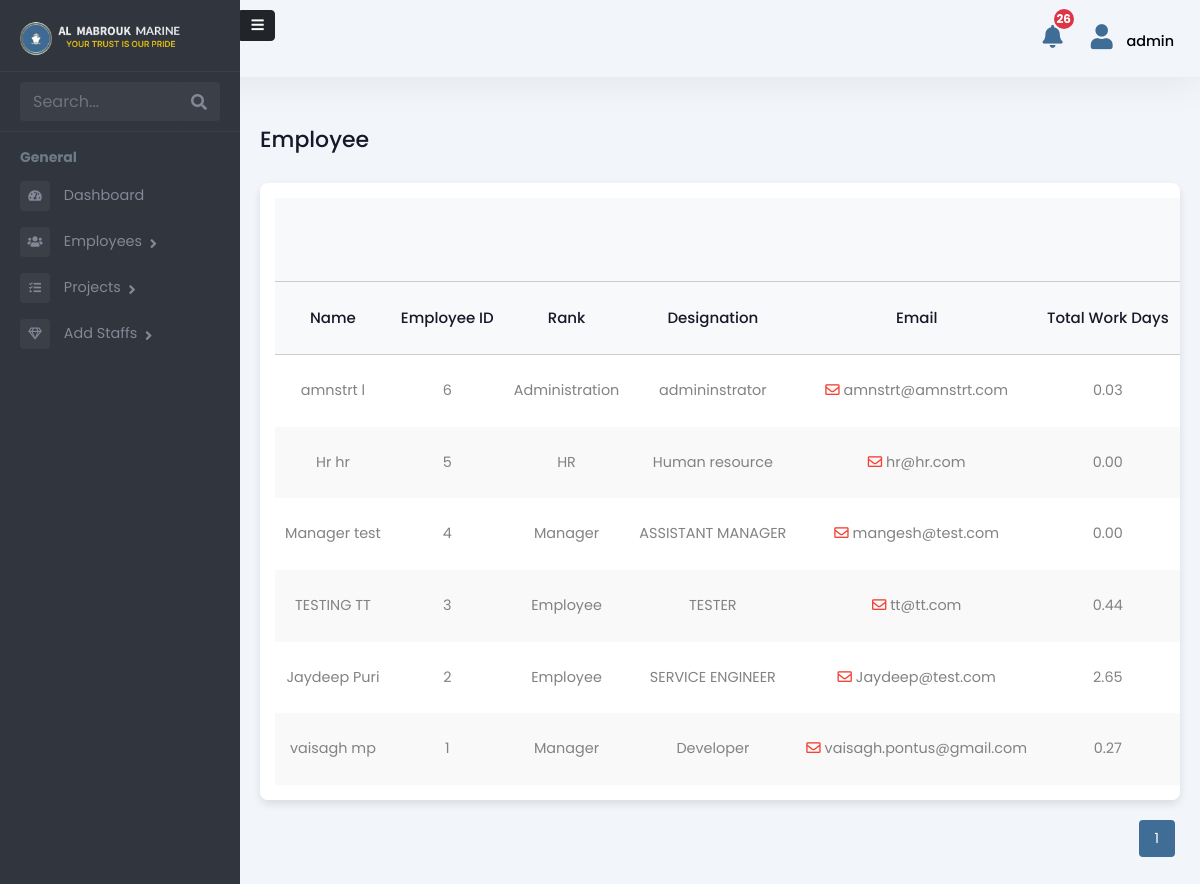
/admin-panel/employees/ (signed in), run on an earlier commit of the app's database.
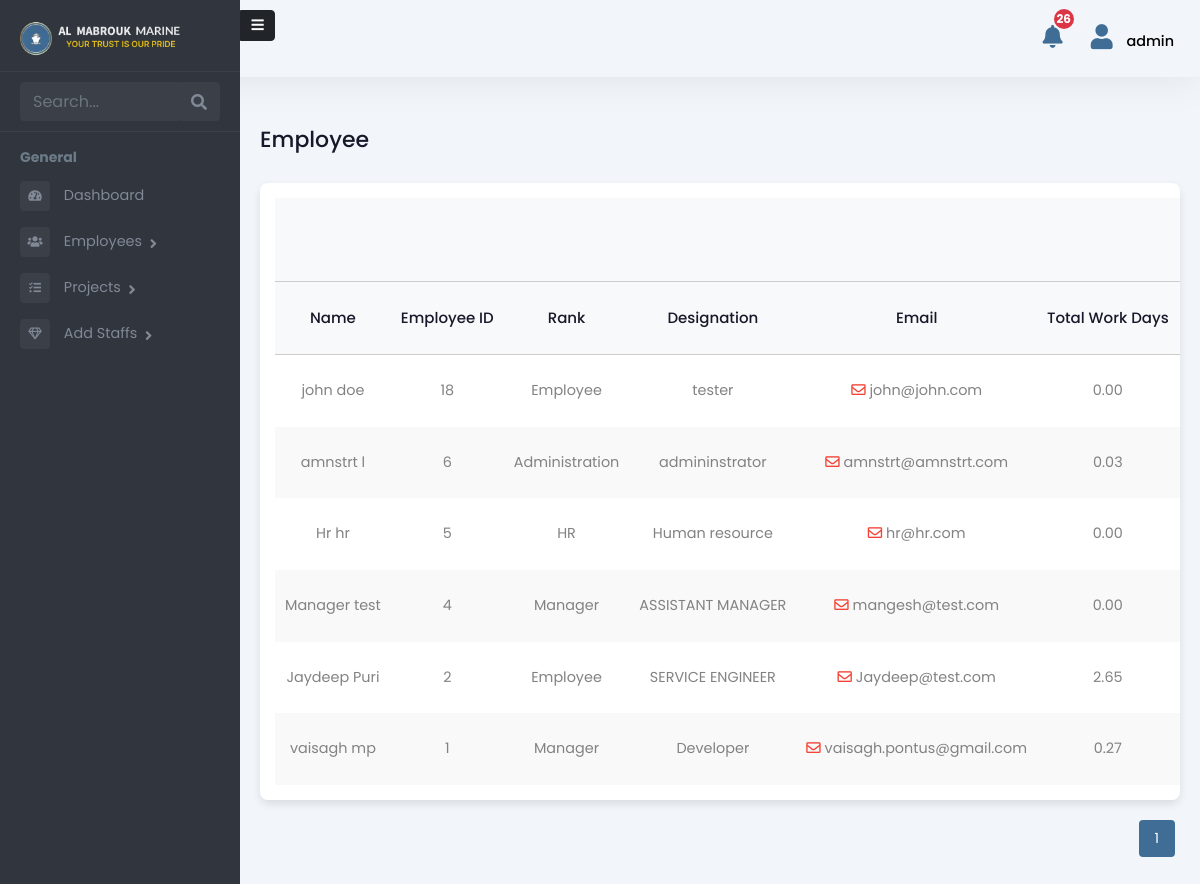
And on a later commit of the database.
### Admin/models.py (models this page shows, shortened)
class Employee(models.Model):
    user = models.OneToOneField(User, on_delete=models.CASCADE, related_name='employee_profile')
    is_employee = models.BooleanField(default=False)
    is_manager = models.BooleanField(default=False)
    is_administration = models.BooleanField(default=False)
    is_hr = models.BooleanField(default=False)
    rank = models.CharField(max_length=255, blank=True, null=True)
    salary = models.DecimalField(max_digits=10, decimal_places=2, blank=True, null=True)
    work_days = models.DecimalField(max_digits=10, decimal_places=2, default=0, blank=True)
    holidays = models.IntegerField(null=True, blank=True)
    overseas_days = models.IntegerField(default=0)
    date_of_birth = models.DateField(null=True, blank=True)
    phone_number = models.CharField(max_length=15, blank=True, null=True)
    date_of_join = models.DateField(null=True, blank=True)
    address = models.TextField(blank=True, null=True)
    profile_picture = models.ImageField(upload_to="profile_pictures/", null=True, blank=True)
    def get_role(self):
        if self.is_manager:
            return "Manager"
        if self.is_employee:
            return "Employee"
        if self.is_administration:
            return "Administration"
        if self.is_hr:
            return "HR"
        return "Unknown"

### Admin/views.py (the view)
# urls.py: path('employees/', employee_list, name='employee_list'),
@login_required
def employee_list(request):
    if not request.user.is_staff:
        return redirect('custom-login')
    ongoing_project_assignments = TeamMemberStatus.objects.filter(
        status='ONGOING'
    ).select_related('team__project')
    employees = Employee.objects.select_related('user').prefetch_related(
        Prefetch(
            'project_statuses',  # This matches the `related_name` in TeamMemberStatus
            queryset=ongoing_project_assignments,
            to_attr='assigned_projects'  # Prefetch results stored as 'assigned_projects'
        )
    ).order_by('-user__date_joined')
    paginator = Paginator(employees, 10)
    page_number = request.GET.get('page')
    page_obj = paginator.get_page(page_number)
    return render(request, 'Admin/employee_list.html', {'page_obj': page_obj})

### templates/Admin/employee_list.html (shortened to what this page needs)
{% extends 'Admin/adminbase.html' %}
{% load static %}
{% block content %}
<div class="emply-list-wraper">
    <div class="pg-title">
        <h1>Employee</h1>
    </div>
    <div class="widget-box table-wdgt">
        {% if page_obj %}
        <table id="employeeTable">
            <thead>
                <tr style="border-bottom: 1px solid #ccc">
                    <th></th>
                    <th></th>
                    <th></th>
                    <th></th>
                    <th></th>
                    <th></th>
                </tr>
            </thead>
            <thead>
                <tr style="border-bottom: 1px solid #ccc">
                    <th>Name</th>
                    <th>Employee ID</th>
                    <th>Rank</th>
                    <th>Designation</th>
                    <th>Email</th>
                    <th>Total Work Days</th>
                </tr>
            </thead>
            <tbody>
                {% for employee in page_obj %}
                <tr>
                    <td>
                        <a href="{% url 'employee_profile' employee.id %}">
                            {{ employee.user.get_full_name|default:employee.user.username }}
                        </a>
                    </td>
                    <td>{{ employee.pk }}</td>
                    <td>{{ employee.get_role }}</td>
                    <td>{{ employee.rank }}</td>
                    <td>
                        <a href="mailto:{{ employee.user.email }}">
                            <i class="far fa-envelope"></i> {{ employee.user.email }}
                        </a>
                    </td>
                    <td>{{ employee.work_days }}</td>
                </tr>
                {% empty %}
                <tr>
                    <td colspan="7">No employees found.</td>
                </tr>
                {% endfor %}
            </tbody>
        </table>
        {% else %}
        <p class="text-center">NO EMPLOYEES</p>
        {% endif %}
    </div>
     <div class="pagination" id="pagination">
        {% for num in page_obj.paginator.page_range %}
            <a href="?page={{ num }}">
                <button class="{% if num == page_obj.number %}active{% endif %}">{{ num }}</button>
            </a>
        {% endfor %}
    </div>
</div>
{% endblock %}

### templates/Admin/adminbase.html (shortened to what this page needs)
{% load static %}
<!DOCTYPE html>
<html lang="en">
<head>
    <link rel="stylesheet" href="{% static 'assets/vendor/bootstrap/css/bootstrap.min.css' %}" />
    <link href="https://use.fontawesome.com/releases/v5.0.6/css/all.css" rel="stylesheet" />
    <link rel="stylesheet" href="{% static 'assets/css/style.css' %}" />
</head>
<body>
    <header>
      <div class="hdr-notification">
        <a href="{% url 'admin-notifications' %}">
            <button type="button" class="btn btn-primary position-relative">
                <i class="fas fa-bell"></i>
                <span id="admin-notification-count" class="position-absolute top-0 start-100 translate-middle badge rounded-pill bg-danger">
                </span>
            </button>
        </a>
    </div>
        <div class="hdr-user">
          <div class="dropdown">
            <button class="btndropdown-toggle" type="button" id="dropdownMenuButton1"
                  data-bs-toggle="dropdown" aria-expanded="false">
                  {% if request.user.employee_profile.profile_picture %}
                      <img src="{{ request.user.employee_profile.profile_picture.url }}"
                           alt="Profile Picture"
                           class="rounded-circle"
                           style="width: 30px; height: 30px; object-fit: cover;">
                  {% else %}
                      <i class="fas fa-user"></i>
                  {% endif %}
                  <span>{{ request.user.username }}</span>
              </button>
          </div>
        </div>
    </header>
    <div class="page-wrapper chiller-theme toggled"  id="content">
        <nav id="sidebar"  class="sidebar-wrapper sidebar">
            <a id="show-sidebar"   onclick="toggleSidebar()" class="btn btn-sm btn-dark" href="#">
              <i class="fas fa-bars"></i>
            </a>
            <div class="sidebar-content">
              <div class="sidebar-brand">
                <a href="{% url 'admin-dashboard' %}"><img src="{% static 'assets/images/almabrouk-logo.webp' %}"
                    alt="Almabrouk Marine Logo" /></a>
              </div>
              <div class="sidebar-search">
                <div>
                  <div class="input-group">
                    <input
                      type="text"
                      class="form-control search-menu"
                      placeholder="Search..."
                    />
                    <div class="input-group-append">
                      <span class="input-group-text">
                        <i class="fa fa-search" aria-hidden="true"></i>
                      </span>
                    </div>
                  </div>
                </div>
              </div>
              <div class="sidebar-menu">
                <ul>
                  <li class="header-menu">
                    <span>General</span>
                  </li>
                  <li>
                    <a href="{% url 'admin-dashboard' %}">
                      <i class="fa fa-tachometer-alt"></i>
                      <span>Dashboard</span>
                    </a>
                  </li>
                  <li class="sidebar-dropdown">
                    <a href="#">
                      <i class="fas fa-users"></i>
                      <span>Employees</span>
                    </a>
                  </li>
                  <li class="sidebar-dropdown">
                    <a href="#">
                      <i class="fas fa-tasks"></i>
                      <span>Projects</span>
                    </a>
                  </li>
                  <li class="sidebar-dropdown">
                    <a href="#">
                      <i class="far fa-gem"></i>
                      <span>Add Staffs</span>
                    </a>
                  </li>
                </ul>
              </div>
            </div>
          </nav>
        {% block content %}
        {% endblock %}
    </div>
</body>
</html>

What changed in the data, as far as the page shows it:
removed Employee: user.get_full_name "TESTING TT", pk "3", get_role "Employee", rank "TESTER", user.email "tt@tt.com", work_days "0.44"
added Employee: user.get_full_name "john doe", pk "18", get_role "Employee", rank "tester", user.email "john@john.com", work_days "0.00"
